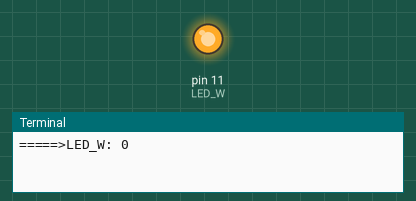
This program was run on a simulated Raspberry Pi (header pin numbers). Shown: output pins drawn as LEDs (lit = HIGH), the last lines printed to the terminal. The desktop window is not drawn, its controls go by their first labels and the mouse button is held 0.15 s. At 3.0 s the program stops and its outputs stay as they are.

Above: at 0.1 s.
At 3.1 s:
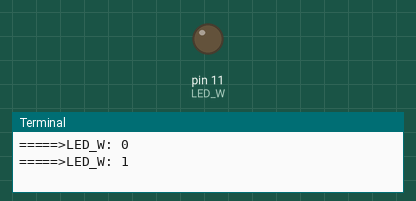
Timing chart, 0 to 4.5 s (numbered marks = the images above):
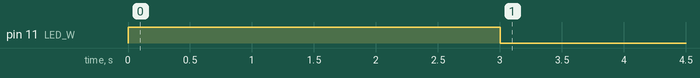

The program:

led_01.py
```python
# coding: utf-8

# GPIO 모듈
import RPi.GPIO as GPIO

import time
import tkinter as tk

# 핀 번호 할당으로 처리 : 핀번호 설정
GPIO.setmode(GPIO.BOARD)

# 핀 번호 설정 : chanel
LED_W = 11

# 11번 핀 출력 핀으로 등록, 초기 출력은 LOW = 0 False
GPIO.setup(LED_W, GPIO.OUT, initial=GPIO.LOW)


print('=====>LED_W:',GPIO.input(LED_W))

def func():
    GPIO.output(LED_W, not GPIO.input(LED_W))
    time.sleep(3)

func()
print('=====>LED_W:',GPIO.input(LED_W))

GPIO.cleanup()
```
